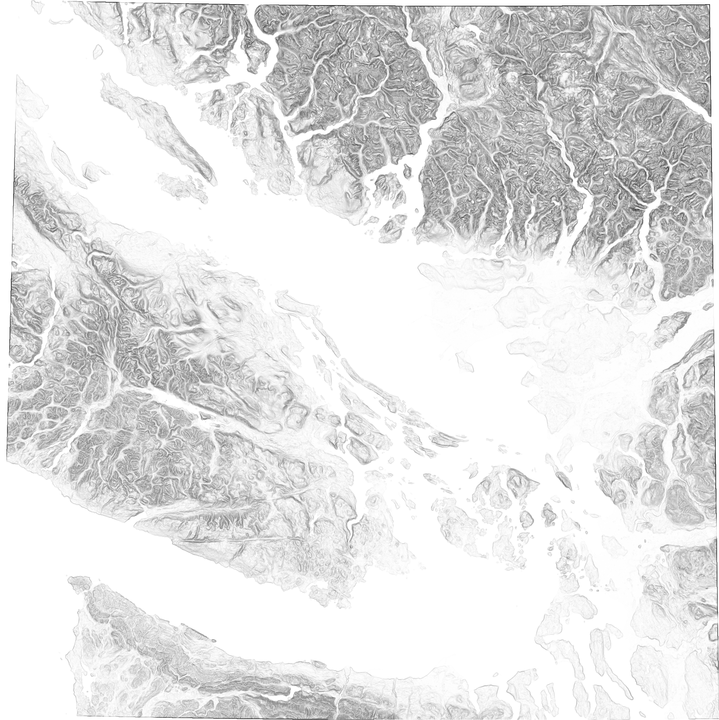
#> input picture images/1/slopeshade.png, 719 x 720 px, given in place of slopeshade.tif, which was not available
$ jupyter execute '256 Shades of Grey.ipynb'   (text cells are left out)
#> lines starting #> are read from the running program, lines starting #| are printed output that depends on the picture; pictures that were not available may be replaced by others from this repository, and a replacement may not be noted
[cell 1]
import os
import math
from PIL import Image, ImageChops, ImageEnhance
from matplotlib import cm

[cell 2]
def downloadDEMFromCGIAR(lat,lon):
    ''' Download a DEM from CGIAR FTP repository '''
    fileName = lonLatToFileName(lon,lat)+'.zip'

    ''' Check to see if we have already downloaded the file '''
    if fileName not in os.listdir('.'):
        os.system('''wget --user=data_public --password='GDdci' http://data.cgiar-csi.org/srtm/tiles/GeoTIFF/'''+fileName)
    os.system('unzip '+fileName)

[cell 3]
def lonLatToFileName(lon,lat):
    ''' Compute the input file name '''
    tileX = int(math.ceil((lon+180)/5.0))
    tileY = -1*int(math.ceil((lat-65)/5.0))
    inputFileName = 'srtm_'+str(tileX).zfill(2)+'_'+str(tileY).zfill(2)
    return(inputFileName)

[cell 4]
lon,lat = -123,49
inputFileName = lonLatToFileName(lon,lat)
downloadDEMFromCGIAR(lat,lon)

[cell 5]
utmZone = int((math.floor((lon + 180)/6) % 60) + 1)

''' Check to see if file is in northern or southern hemisphere '''
if lat<0:
    EPSGCode = 'EPSG:327'+str(utmZone)
else:
    EPSGCode = 'EPSG:326'+str(utmZone)

[cell 6]
os.system('gdalwarp -q -t_srs '+EPSGCode+' -tr 100 -100 -r cubic subset.tif warped.tif')

[cell 7]
def createColorMapLUT(minHeight,maxHeight,cmap = cm.YlGn_r,numSteps=256):
    '''
    Create a colormap for visualisation
    '''
#> called with minHeight = 10, maxHeight = 2658, numSteps = 256
    f =open('color_relief.txt','w')
    f.write('-0.1,135,206,250 \n')
    f.write('0.1,135,206,250 \n')

    for i in range(0,numSteps):
        r,g,b,a= cmap(i/float(numSteps))
        height = minHeight + (maxHeight-minHeight)*(i/numSteps)
        f.write(str(height)+','+str(int(255*r))+','+str(int(255*g))+','+str(int(255*b))+'\n')
    f.write(str(-1)+','+str(int(255*r))+','+str(int(255*g))+','+str(int(255*b))+'\n')


createColorMapLUT(minHeight=10,maxHeight=2658)

[cell 8]
f = open('color_slope.txt','w')
f.write('0 255 255 255\n')
f.write('90 0 0 0\n')
f.close()

[cell 9]
''' Merge components using Python Image Lib '''
slopeshade = Image.open("slopeshade.tif").convert('L')
hillshade = Image.open("hillshade.tif")
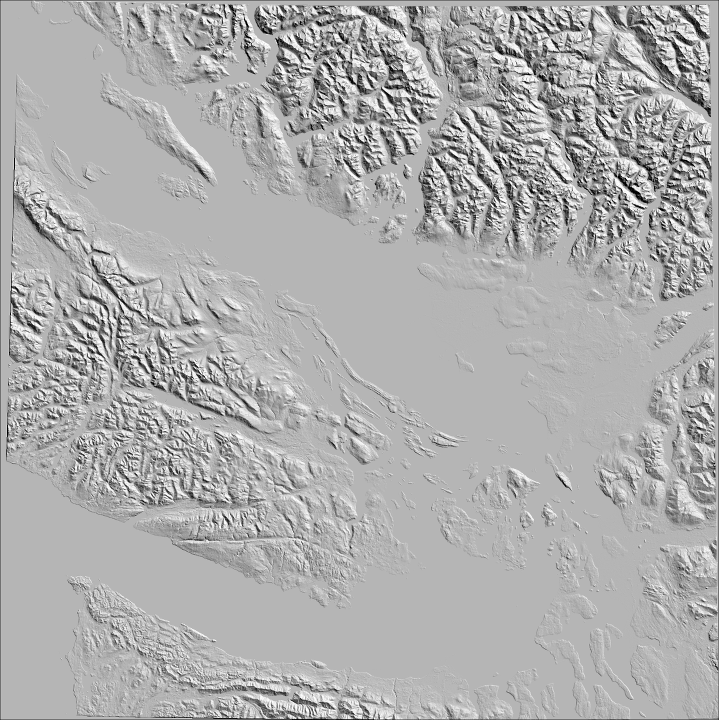
#> input picture images/1/hillshade.png, 719 x 720 px, given in place of hillshade.tif, which was not available
#> hillshade is the input picture: PIL image 719x720 L; min 0, max 255, mean 173.5
colorRelief = Image.open("color_relief.tif")
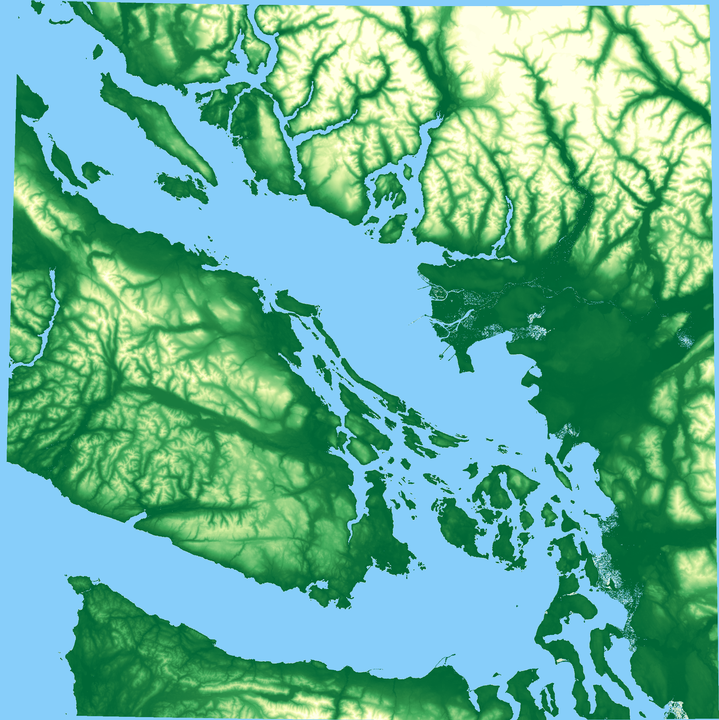
#> input picture images/1/color_relief.png, 719 x 720 px, given in place of color_relief.tif, which was not available
#> colorRelief is the input picture: PIL image 719x720 RGB; mean R, G, B 103.5, 178.8, 152.3

#Lets just fill in any gaps in the hillshading
ref = Image.new('L', slopeshade.size,180)
#> ref: PIL image 719x720 L; every value is 180
hillshade = ImageChops.lighter(hillshade,ref)
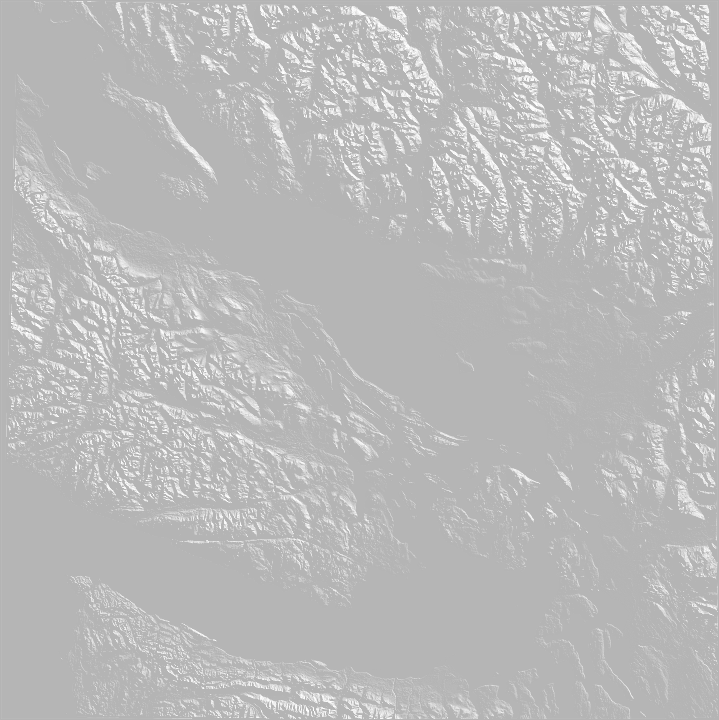
#> hillshade: PIL image 719x720 L; min 180, max 255, mean 186.6

shading = ImageChops.multiply(slopeshade, hillshade).convert('RGB')
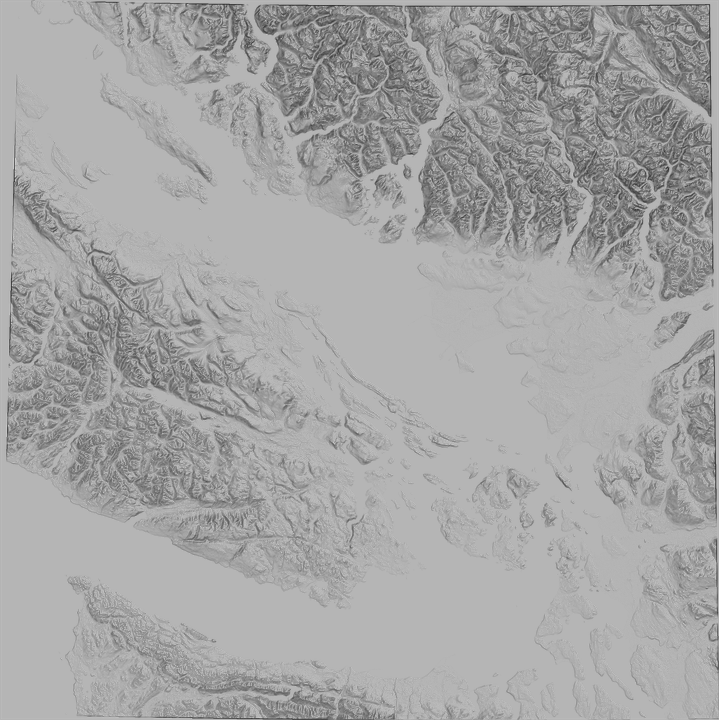
#> shading: PIL image 719x720 RGB; min 43, max 209, mean 165.3
merged = ImageChops.multiply(shading,colorRelief)
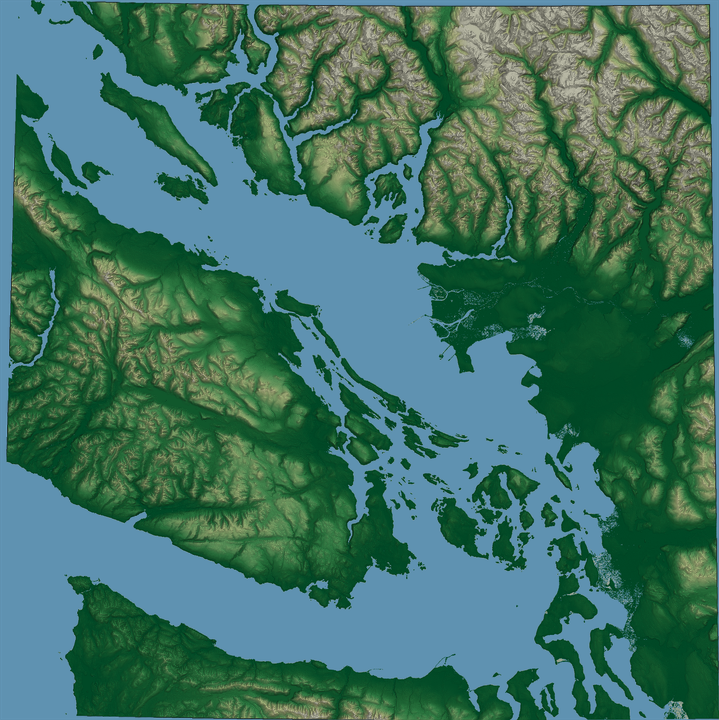
#> merged: PIL image 719x720 RGB; mean R, G, B 64.6, 114.5, 99.5

''' Adjust the brightness to take into account the reduction caused by hillshading'''
enhancer = ImageEnhance.Brightness(merged)
img_enhanced = enhancer.enhance(1.4)
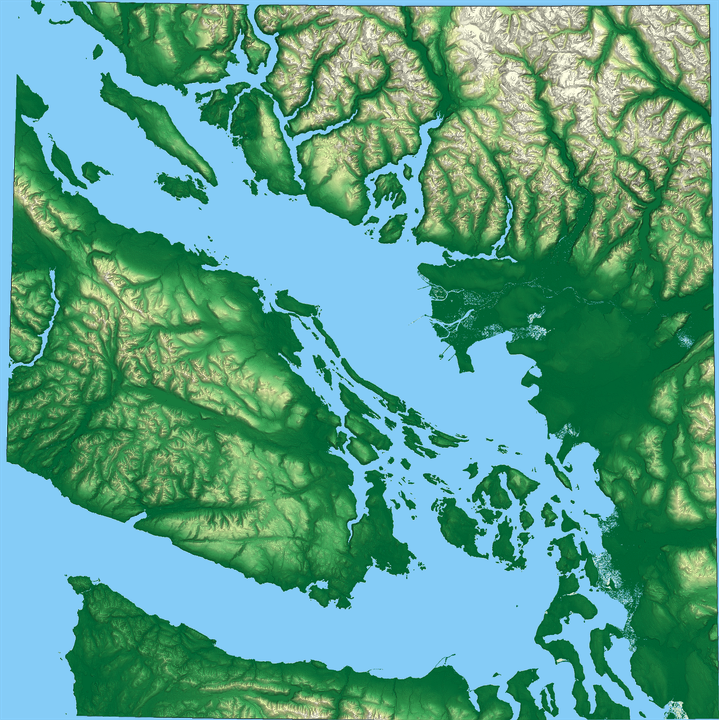
#> img_enhanced: PIL image 719x720 RGB; mean R, G, B 90.1, 159.9, 138.9
img_enhanced.save('Merged.png')
